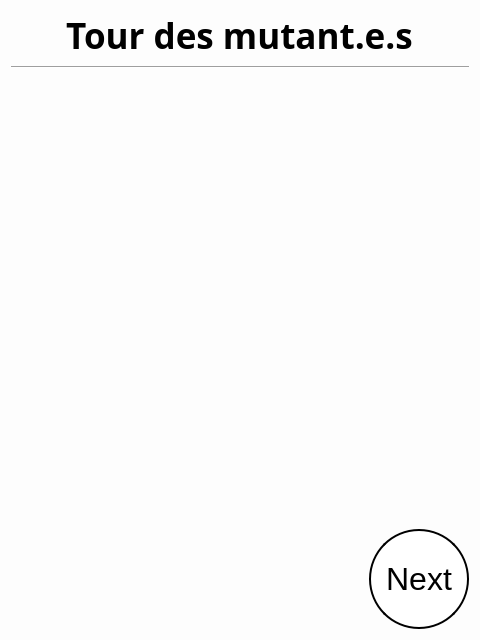
<?xml version="1.0" encoding="UTF-8"?>
<ui version="4.0">
 <class>MutantsTurn</class>
 <widget class="QWidget" name="MutantsTurn">
  <property name="geometry">
   <rect>
    <x>0</x>
    <y>0</y>
    <width>480</width>
    <height>640</height>
   </rect>
  </property>
  <property name="windowTitle">
   <string>Form</string>
  </property>
  <property name="styleSheet">
   <string notr="true">#MutantsTurn {
    background-color: rgb(253, 253, 253);
    }

QPushButton  {
    border: 2px solid black;
    background-color: white;
    padding: 10px 10px;
    font-size: 32px;
    border-radius: 50px;
}</string>
  </property>
  <layout class="QGridLayout" name="gridLayout">
   <item row="0" column="0">
    <layout class="QVBoxLayout" name="verticalLayout_2">
     <item alignment="Qt::AlignHCenter">
      <widget class="QLabel" name="label">
       <property name="sizePolicy">
        <sizepolicy hsizetype="Fixed" vsizetype="Fixed">
         <horstretch>0</horstretch>
         <verstretch>0</verstretch>
        </sizepolicy>
       </property>
       <property name="font">
        <font>
         <family>Yu Gothic UI Semibold</family>
         <pointsize>26</pointsize>
         <weight>75</weight>
         <bold>true</bold>
        </font>
       </property>
       <property name="text">
        <string>Tour des mutant.e.s</string>
       </property>
       <property name="alignment">
        <set>Qt::AlignCenter</set>
       </property>
      </widget>
     </item>
     <item>
      <layout class="QVBoxLayout" name="verticalLayout">
       <item>
        <widget class="Line" name="line">
         <property name="font">
          <font>
           <family>Yu Gothic UI Semilight</family>
           <pointsize>18</pointsize>
          </font>
         </property>
         <property name="orientation">
          <enum>Qt::Horizontal</enum>
         </property>
        </widget>
       </item>
       <item>
        <spacer name="verticalSpacer">
         <property name="orientation">
          <enum>Qt::Vertical</enum>
         </property>
         <property name="sizeHint" stdset="0">
          <size>
           <width>20</width>
           <height>40</height>
          </size>
         </property>
        </spacer>
       </item>
       <item alignment="Qt::AlignRight">
        <widget class="QPushButton" name="nextButton">
         <property name="sizePolicy">
          <sizepolicy hsizetype="Fixed" vsizetype="Fixed">
           <horstretch>0</horstretch>
           <verstretch>0</verstretch>
          </sizepolicy>
         </property>
         <property name="minimumSize">
          <size>
           <width>100</width>
           <height>100</height>
          </size>
         </property>
         <property name="text">
          <string>Next</string>
         </property>
        </widget>
       </item>
      </layout>
     </item>
    </layout>
   </item>
  </layout>
 </widget>
 <resources/>
 <connections/>
</ui>
